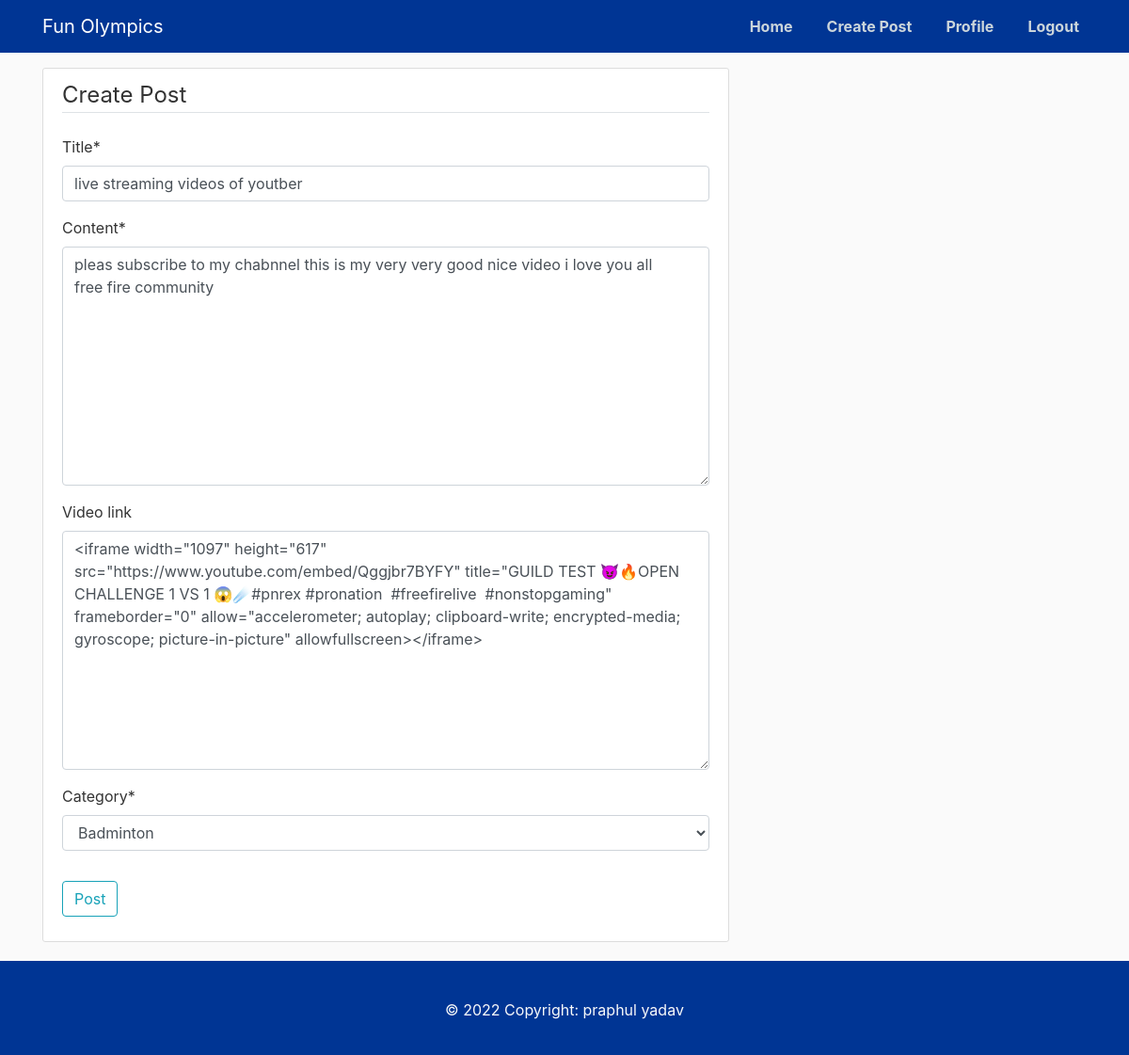
Screenshot of /post/33/update/ (signed in) with the database file from the repository.
### blog/models.py (models this page shows, shortened)
class Post(models.Model):
    author = models.ForeignKey(
        settings.AUTH_USER_MODEL, on_delete=models.CASCADE)
    title = models.CharField(max_length=100)
    content = models.TextField()
    video_link = models.TextField(blank=True, null=True)
    liked = models.ManyToManyField(
        settings.AUTH_USER_MODEL, blank=True, related_name='liked')
    date_posted = models.DateTimeField(default=timezone.now)
    category = models.CharField(max_length=20, choices=CATEGORIES ,default='football')
    objects = PostManager()
    class Meta:
        ordering = ('-date_posted', )

### blog/views.py (the view, shortened to what this page needs)
# urls.py: path('post/<int:pk>/update/', PostUpdateView.as_view(), name='post_update'),
class PostUpdateView(LoginRequiredMixin, UserPassesTestMixin, UpdateView):
    model = Post
    fields = ['title', 'content', 'video_link', 'category']
    def test_func(self):
        post = self.get_object()
        if self.request.user == post.author:
            return True
        return False

### blog/templates/blog/post_form.html (shortened to what this page needs)
{% extends "blog/base.html" %}
{% load crispy_forms_tags %}
{% block content %}
<div class="content-section">
    <form method="POST">
        <fieldset class="form-group">
            <legend class="border-bottom mb-4">Create Post</legend>
            {{ form|crispy }}
        </fieldset>
        <div class="form-group">
            <button class="btn btn-outline-info" type="submit">Post</button>
        </div>
    </form>
</div>
{% endblock content %}

### web/static/css/main.css (style rules this page uses)
body { background: #fafafa; color: #333333; margin-top: 5rem; }
.content-section { background: #ffffff; padding: 10px 20px; border: 1px solid #dddddd; border-radius: 3px; margin-bottom: 20px; }

### rows the page displays
Post: title "live streaming videos of youtber", content "pleas subscribe to my chabnnel this is my very very good nice video i love you all free fire community", video_link "<iframe width=\"1097\" height=\"617\" src=\"https://www.youtube.com/embed/Qggjbr7BYFY\" title=\"GUILD TEST 😈🔥OPEN CHALLENGE 1 VS 1 😱☄️#pnrex #pronation #freefirelive #nonstopgaming\" frameborder=\"0\" allow=\"accelerometer; autoplay; clipboard-write; encrypted-media; gyroscope; picture-in-picture\" allowfullscreen></iframe>", category "Badminton"
